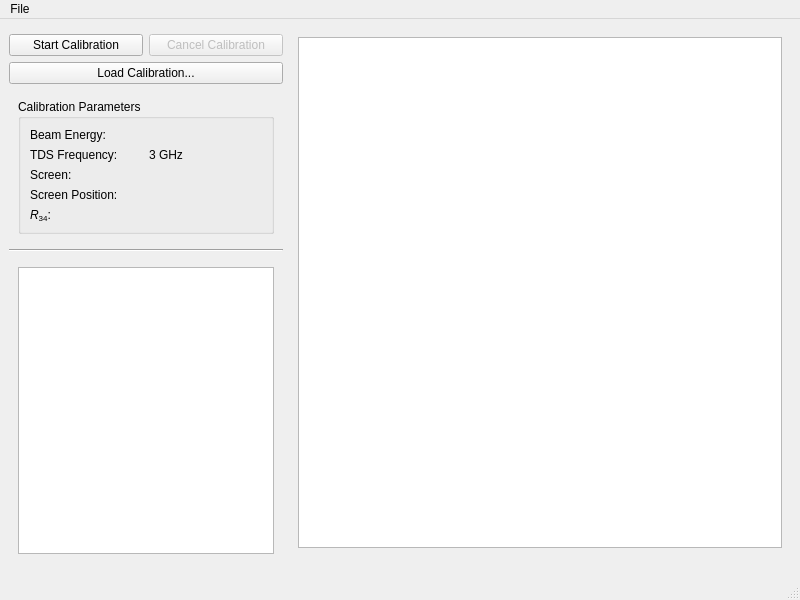
<?xml version="1.0" encoding="UTF-8"?>
<ui version="4.0">
 <class>calibrator_mainwindow</class>
 <widget class="QMainWindow" name="calibrator_mainwindow">
  <property name="geometry">
   <rect>
    <x>0</x>
    <y>0</y>
    <width>800</width>
    <height>600</height>
   </rect>
  </property>
  <property name="windowTitle">
   <string>MainWindow</string>
  </property>
  <widget class="QWidget" name="centralwidget">
   <layout class="QGridLayout" name="gridLayout_4">
    <item row="0" column="2" rowspan="7">
     <widget class="QStackedWidget" name="plot_stack">
      <property name="currentIndex">
       <number>0</number>
      </property>
      <widget class="QWidget" name="page_3">
       <layout class="QGridLayout" name="gridLayout_3">
        <item row="2" column="0">
         <widget class="GraphicsLayoutWidget" name="i1_pscan_graphics" native="true"/>
        </item>
        <item row="1" column="0">
         <widget class="GraphicsLayoutWidget" name="i1_calibration_graphics" native="true"/>
        </item>
        <item row="0" column="0">
         <widget class="CalibrationTableView" name="i1_calibration_table_view"/>
        </item>
       </layout>
      </widget>
      <widget class="QWidget" name="page_4">
       <layout class="QGridLayout" name="gridLayout_5">
        <item row="2" column="0">
         <widget class="GraphicsLayoutWidget" name="b2_pscan_graphics" native="true"/>
        </item>
        <item row="1" column="0">
         <widget class="GraphicsLayoutWidget" name="b2_calibration_graphics" native="true"/>
        </item>
        <item row="0" column="0">
         <widget class="QTableView" name="b2_calibration_table_view">
          <property name="cornerButtonEnabled">
           <bool>true</bool>
          </property>
         </widget>
        </item>
       </layout>
      </widget>
     </widget>
    </item>
    <item row="5" column="0" colspan="2">
     <widget class="QStackedWidget" name="table_stack">
      <property name="sizePolicy">
       <sizepolicy hsizetype="Preferred" vsizetype="Preferred">
        <horstretch>0</horstretch>
        <verstretch>1</verstretch>
       </sizepolicy>
      </property>
      <property name="currentIndex">
       <number>0</number>
      </property>
      <widget class="QWidget" name="page">
       <layout class="QGridLayout" name="gridLayout">
        <item row="1" column="0">
         <widget class="QTextEdit" name="i1_log">
          <property name="readOnly">
           <bool>true</bool>
          </property>
         </widget>
        </item>
       </layout>
      </widget>
      <widget class="QWidget" name="page_2">
       <layout class="QGridLayout" name="gridLayout_2">
        <item row="1" column="0">
         <widget class="QTextEdit" name="b2_log">
          <property name="readOnly">
           <bool>true</bool>
          </property>
         </widget>
        </item>
       </layout>
      </widget>
     </widget>
    </item>
    <item row="0" column="0" colspan="2">
     <widget class="AreaControl" name="area_control" native="true"/>
    </item>
    <item row="4" column="0" colspan="2">
     <widget class="Line" name="line">
      <property name="orientation">
       <enum>Qt::Horizontal</enum>
      </property>
     </widget>
    </item>
    <item row="1" column="0">
     <widget class="QPushButton" name="start_calibration_button">
      <property name="text">
       <string>Start Calibration</string>
      </property>
     </widget>
    </item>
    <item row="3" column="0" colspan="2">
     <widget class="QStackedWidget" name="stackedWidget_2">
      <property name="currentIndex">
       <number>0</number>
      </property>
      <widget class="QWidget" name="page_7">
       <layout class="QGridLayout" name="gridLayout_7">
        <item row="0" column="0">
         <widget class="QGroupBox" name="groupBox">
          <property name="title">
           <string>Calibration Parameters</string>
          </property>
          <layout class="QGridLayout" name="gridLayout_6">
           <item row="5" column="0">
            <widget class="QLabel" name="i1_r12_streaking_label">
             <property name="text">
              <string>&lt;html&gt;&lt;head/&gt;&lt;body&gt;&lt;p&gt;&lt;span style=&quot; font-style:italic;&quot;&gt;R&lt;/span&gt;&lt;span style=&quot; vertical-align:sub;&quot;&gt;34&lt;/span&gt;:&lt;/p&gt;&lt;/body&gt;&lt;/html&gt;</string>
             </property>
            </widget>
           </item>
           <item row="3" column="0">
            <widget class="QLabel" name="i1_screen_label">
             <property name="text">
              <string>Screen:</string>
             </property>
            </widget>
           </item>
           <item row="2" column="0">
            <widget class="QLabel" name="i1_tds_frequency_label">
             <property name="text">
              <string>TDS Frequency:</string>
             </property>
            </widget>
           </item>
           <item row="3" column="1">
            <widget class="QLabel" name="i1_screen_value_label">
             <property name="text">
              <string/>
             </property>
            </widget>
           </item>
           <item row="2" column="1">
            <widget class="QLabel" name="i1_tds_frequency_value_label">
             <property name="font">
              <font>
               <family>.AppleSystemUIFont</family>
              </font>
             </property>
             <property name="text">
              <string>3 GHz</string>
             </property>
            </widget>
           </item>
           <item row="1" column="1">
            <widget class="QLabel" name="i1_beam_energy_value_label">
             <property name="text">
              <string/>
             </property>
            </widget>
           </item>
           <item row="5" column="1">
            <widget class="QLabel" name="i1_r12_streaking_value_label">
             <property name="text">
              <string/>
             </property>
            </widget>
           </item>
           <item row="1" column="0">
            <widget class="QLabel" name="i1_beam_energy_label">
             <property name="text">
              <string>Beam Energy:</string>
             </property>
            </widget>
           </item>
           <item row="4" column="0">
            <widget class="QLabel" name="label">
             <property name="text">
              <string>Screen Position:</string>
             </property>
            </widget>
           </item>
           <item row="4" column="1">
            <widget class="QLabel" name="i1_screen_position_value_label">
             <property name="text">
              <string/>
             </property>
            </widget>
           </item>
          </layout>
         </widget>
        </item>
       </layout>
      </widget>
      <widget class="QWidget" name="page_8">
       <layout class="QGridLayout" name="gridLayout_9">
        <item row="0" column="0">
         <widget class="QGroupBox" name="groupBox_2">
          <property name="title">
           <string>Calibration Parameters</string>
          </property>
          <layout class="QGridLayout" name="gridLayout_8">
           <item row="0" column="1">
            <widget class="QLabel" name="b2_beam_energy_value_label">
             <property name="text">
              <string/>
             </property>
            </widget>
           </item>
           <item row="1" column="1">
            <widget class="QLabel" name="b2_tds_frequency_value_label">
             <property name="text">
              <string/>
             </property>
            </widget>
           </item>
           <item row="0" column="0">
            <widget class="QLabel" name="b2_beam_energy_label">
             <property name="text">
              <string>Beam Energy:</string>
             </property>
            </widget>
           </item>
           <item row="1" column="0">
            <widget class="QLabel" name="b2_tds_frequency_label">
             <property name="text">
              <string>TDS Frequency:</string>
             </property>
            </widget>
           </item>
           <item row="5" column="0">
            <widget class="QLabel" name="b2_r12_streaking_label">
             <property name="text">
              <string>&lt;html&gt;&lt;head/&gt;&lt;body&gt;&lt;p&gt;&lt;span style=&quot; font-style:italic;&quot;&gt;R&lt;/span&gt;&lt;span style=&quot; vertical-align:sub;&quot;&gt;12&lt;/span&gt;:&lt;/p&gt;&lt;/body&gt;&lt;/html&gt;</string>
             </property>
            </widget>
           </item>
           <item row="3" column="0">
            <widget class="QLabel" name="b2_screen_label">
             <property name="text">
              <string>Screen:</string>
             </property>
            </widget>
           </item>
           <item row="5" column="1">
            <widget class="QLabel" name="b2_r12_streaking_value_label">
             <property name="text">
              <string/>
             </property>
            </widget>
           </item>
           <item row="3" column="1">
            <widget class="QLabel" name="b2_screen_value_label">
             <property name="text">
              <string/>
             </property>
            </widget>
           </item>
           <item row="4" column="0">
            <widget class="QLabel" name="label_2">
             <property name="text">
              <string>Screen Position:</string>
             </property>
            </widget>
           </item>
           <item row="4" column="1">
            <widget class="QLabel" name="b2_screen_position_value_label">
             <property name="text">
              <string/>
             </property>
            </widget>
           </item>
          </layout>
         </widget>
        </item>
       </layout>
      </widget>
     </widget>
    </item>
    <item row="1" column="1">
     <widget class="QPushButton" name="cancel_button">
      <property name="enabled">
       <bool>false</bool>
      </property>
      <property name="text">
       <string>Cancel Calibration</string>
      </property>
     </widget>
    </item>
    <item row="2" column="0" colspan="2">
     <widget class="QPushButton" name="load_calibration_button">
      <property name="text">
       <string>Load Calibration...</string>
      </property>
     </widget>
    </item>
   </layout>
  </widget>
  <widget class="QMenuBar" name="menubar">
   <property name="geometry">
    <rect>
     <x>0</x>
     <y>0</y>
     <width>800</width>
     <height>24</height>
    </rect>
   </property>
   <widget class="QMenu" name="menuFile">
    <property name="title">
     <string>File</string>
    </property>
    <addaction name="actionLoad_Calibration"/>
    <addaction name="actionQuit"/>
   </widget>
   <addaction name="menuFile"/>
  </widget>
  <widget class="QStatusBar" name="statusbar"/>
  <action name="actionLoad_Calibration">
   <property name="text">
    <string>Load Calibration...</string>
   </property>
  </action>
  <action name="actionQuit">
   <property name="text">
    <string>Quit</string>
   </property>
   <property name="shortcut">
    <string>Ctrl+Q</string>
   </property>
  </action>
 </widget>
 <customwidgets>
  <customwidget>
   <class>GraphicsLayoutWidget</class>
   <extends>QWidget</extends>
   <header>pyqtgraph</header>
   <container>1</container>
  </customwidget>
  <customwidget>
   <class>AreaControl</class>
   <extends>QWidget</extends>
   <header>esme.gui.widgets.area</header>
   <container>1</container>
  </customwidget>
  <customwidget>
   <class>CalibrationTableView</class>
   <extends>QTableView</extends>
   <header>esme.gui.calibrator</header>
  </customwidget>
 </customwidgets>
 <resources/>
 <connections/>
</ui>
